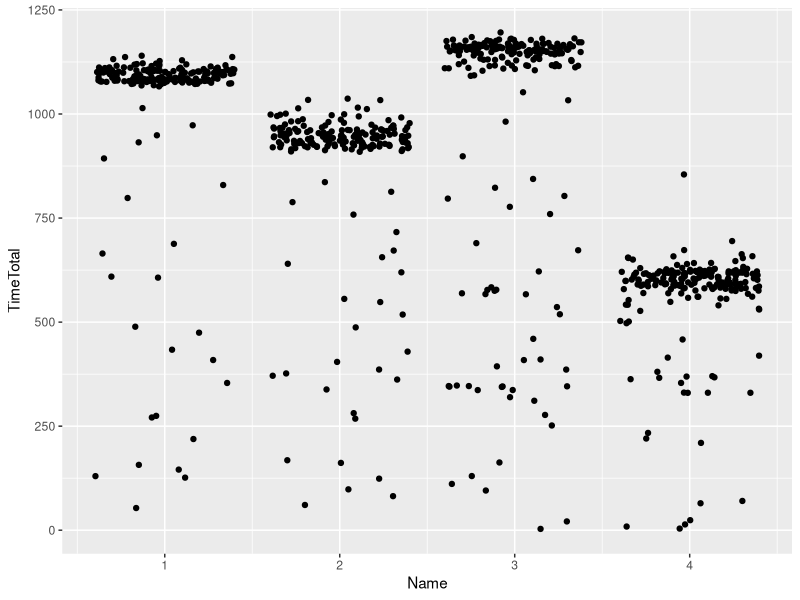
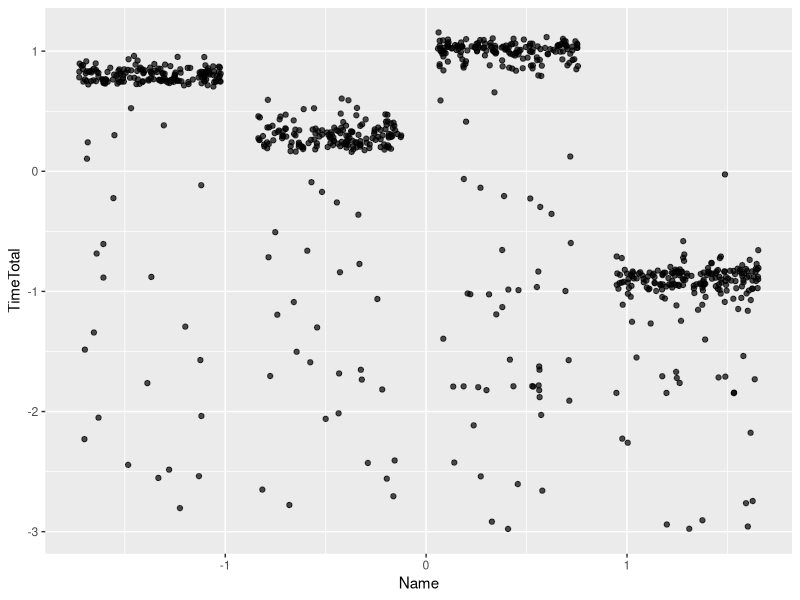

These figures' R source, in order:
## ---- chunk 1
library(tidyverse)
library(plyr)
# data frame containing information from multiple sensors
DF_Data <- read_csv("DF_Data.csv")
# data frame containing equipment information
DF_Equipm <- read_csv("DF_EquipmData.csv")
# data frame containing Event Names
DF_EvCode <- read_csv("DF_EvCodeData.csv")

# Data manipulation and saving to the DF_TEMP
DF_TEMP <- DF_Data %>% 
  # arrange by date 
  arrange(StartDateTime) %>% 
  # join to decode equipment serial number
  inner_join(DF_Equipm, by = "IDEquipment") %>% 
  # select only column needed
  select(StartDateTime, Name, EventCode, TimeTotal) %>% 
  # join to decode Event Code meaning
  inner_join(DF_EvCode, by = "EventCode") %>% 
  # select only column needed
  select(StartDateTime, Name, EventCode, TimeTotal, EventText)
## ---- chunk 2
# Data manipulation and saving to the DF_Data reactive value
    DF_KM <- DF_TEMP %>% filter(EventText == "Step 2 SubStep 6") 
      # # filters for category
      # filter(EventText == input$Step) 
## ---- chunk 3
head(DF_KM)
## ---- chunk 4
KM <- DF_KM %>%
      select(Name, TimeTotal) %>%
      mutate(Name = revalue(Name, c("Machine #1" = "1", "Machine #2" = "2", "Machine #3" = "3", "Machine #4" = "4"))) %>%
      mutate(Name = as.numeric(Name))
head(KM)
## ---- chunk 5
KM  %>%
   ggplot(aes(x = Name, y = TimeTotal)) + geom_jitter()
## ---- chunk 6
# with scaling
KM_sc <- DF_KM %>%
  select(Name, TimeTotal) %>%
  mutate(Name = revalue(Name, c("Machine #1" = "1", "Machine #2" = "2", "Machine #3" = "3", "Machine #4" = "4"))) %>%
  mutate(Name = as.numeric(Name)) %>%
  scale() %>%
  as.data.frame() 
## ---- chunk 7
# visualized scaled dataset, notice mapping color to see the equipment
KM_sc %>%
  ggplot(aes(x = Name, y = TimeTotal)) + geom_jitter(alpha = 0.7) 
## ---- chunk 8
# visualized scaled dataset, notice mapping color to see the equipment
    KM <- DF_KM %>%
      select(Name, TimeTotal) %>%
      mutate(Name = revalue(Name, c("Machine #1" = "1", "Machine #2" = "2", "Machine #3" = "3", "Machine #4" = "4"))) %>%
      mutate(Name = as.numeric(Name)) %>%
      kmeans(centers = 2, nstart = 20)
## ---- chunk 9
str(KM)
## ---- chunk 10
# saving clustering result to the new data frame
      vector <- as.data.frame.vector(KM$cluster)
      names(vector) <- "Clust"
    
    DF_SUM_ALL <- DF_KM %>% 
      select(StartDateTime, TimeTotal, Name) %>%
      # join clustering result
      bind_cols(vector) %>% 
      mutate(Clust = as.factor(Clust))  
    
    head(DF_SUM_ALL)
